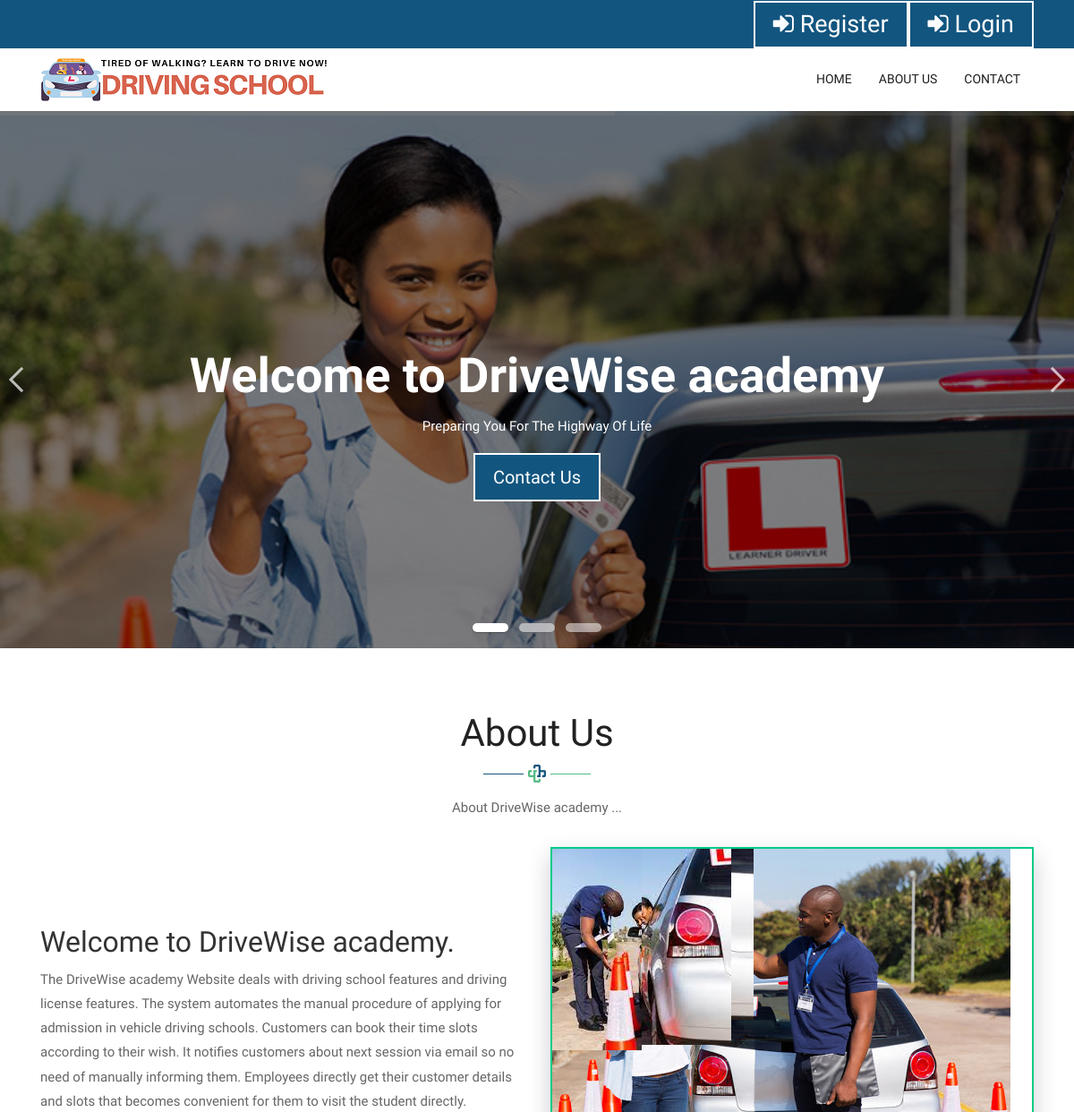
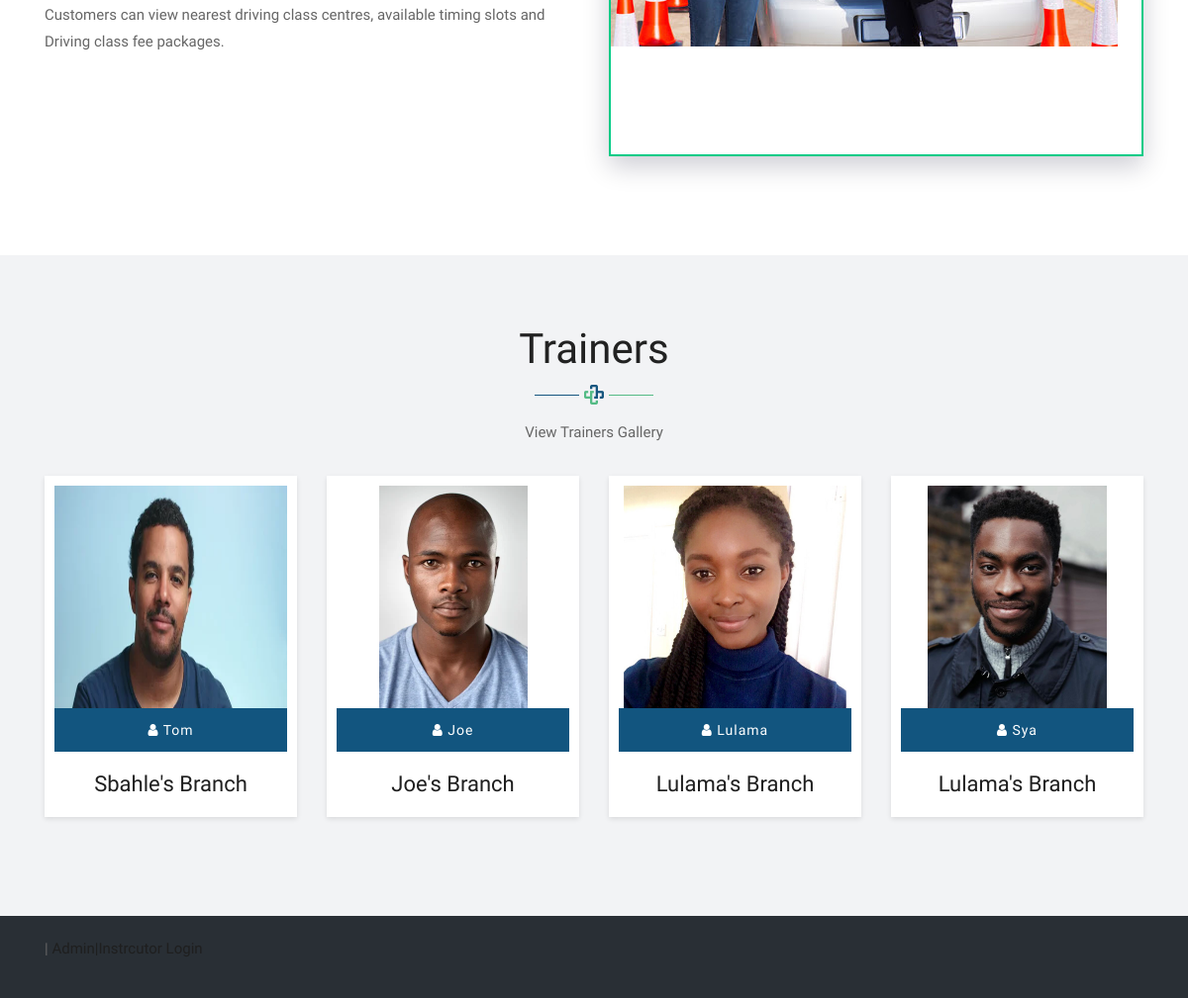
Page /about.php on the committed database (2 pictures, top to bottom).
### tables this page shows
CREATE TABLE `employee` (
  `employee_id` int(10) NOT NULL,
  `branch_id` int(10) NOT NULL,
  `employee_name` varchar(25) NOT NULL,
  `employee_type` varchar(25) NOT NULL,
  `gender` varchar(10) NOT NULL,
  `login_id` varchar(25) NOT NULL,
  `password` varchar(25) NOT NULL,
  `email_id` varchar(50) NOT NULL,
  `profile` text NOT NULL,
  `address` text NOT NULL,
  `contact_no` varchar(15) NOT NULL,
  `certificate` varchar(100) NOT NULL,
  `profile_img` varchar(100) NOT NULL,
  `status` varchar(10) NOT NULL
);

CREATE TABLE `branch` (
  `branch_id` int(10) NOT NULL,
  `branch_name` varchar(30) NOT NULL,
  `branch_address` text NOT NULL,
  `contact_no` varchar(15) NOT NULL,
  `status` varchar(10) NOT NULL
);

### about.php (the view, shortened to what this page needs)
<?php
include("header.php");
?>
	<div class="ulockd-home-slider">
		<div class="container-fluid">
			<div class="row">
				<div class="pogoSlider" id="js-main-slider">
					<div class="pogoSlider-slide" data-transition="fade" data-duration="1500" style="background-image:url(images/slider11.jpg);">
						<div class="lbox-caption pogoSlider-slide-element">
							<div class="lbox-details">
								<h1>Welcome to DriveWise academy</h1>
							<p>Preparing You For The Highway Of Life </p>
								<a href="contact.php" class="btn">Contact Us</a>
							</div>
						</div>
					</div>
				</div>
			</div>
		</div>
	</div>
	<div id="about" class="about-box">
		<div class="about-a1">
			<div class="container">
				<div class="row">
					<div class="col-lg-12">
						<div class="title-box">
							<h2>About Us</h2>
							<p>About DriveWise academy ... </p>
						</div>
					</div>
				</div>
				<div class="row">
					<div class="col-lg-12 col-md-12 col-sm-12">
						<div class="row align-items-center about-main-info">
							<div class="col-lg-6 col-md-6 col-sm-12">
								<h2> Welcome to DriveWise academy.</h2>
								<p>The DriveWise academy Website deals with driving school features and driving license features. The system automates the manual procedure of applying for admission in vehicle driving schools. Customers can book their time slots according to their wish.  It notifies customers about next session via email so no need of manually informing them. Employees directly get their customer details and slots that becomes convenient for them to visit the student directly.<br>
								Customers can view nearest driving class centres, available timing slots and Driving class fee packages.<br>
								</p>
							</div>
							<div class="col-lg-6 col-md-6 col-sm-12">
								<div class="about-m">
									<ul id="banner">
										<li>
										</li>
										<li>
										</li>
									</ul>
								</div>
							</div>
						</div>
					</div>
				</div>
			</div>
		</div>
	</div>
	<div id="blog" class="blog-box">
		<div class="container">
			<div class="row">
				<div class="col-lg-12">
					<div class="title-box">
						<h2>Trainers</h2>
						<p>View Trainers Gallery</p>
					</div>
				</div>
			</div>
			<div class="row">
<?php
	$sql = "SELECT employee.*,branch.branch_name from employee LEFT JOIN branch ON employee.branch_id=branch.branch_id WHERE employee.employee_type='Employee' LIMIT 8";
	$qsql = mysqli_query($con,$sql);
	while($rsemployee = mysqli_fetch_array($qsql))
	{
		if(file_exists("imgemployee/".$rsemployee['profile_img']))
		{
			if($rsemployee['profile_img'] != "")
			{
?>
				<div class="col-lg-3 col-md-6 col-sm-12">
					<div class="blog-inner">
						<div class="blog-img">
							<img class="img-fluid" src="<?php echo "imgemployee/".$rsemployee['profile_img']; ?>" alt="" style="height: 225px;" />
						</div>
						<div class="item-meta">
							<a href="#"><i class="fa fa-user"></i> <?php echo $rsemployee['employee_name']; ?> </a>
						</div>
						<h2><?php echo $rsemployee['branch_name']; ?></h2>
					</div>
				</div>
<?php
			}
		}
	}
?>
			</div>
		</div>
	</div>
<?php
include("footer.php");
?>

### header.php (shortened to what this page needs)
<!DOCTYPE html>
<html lang="en">
<head>
    <link rel="stylesheet" href="css/bootstrap.min.css">
    <link rel="stylesheet" href="css/pogo-slider.min.css">
    <link rel="stylesheet" href="css/style.css">
    <link rel="stylesheet" href="css/responsive.css">
    <link rel="stylesheet" href="css/custom.css">
    <link rel="stylesheet" href="css/jquery.dataTables.min.css">
</head>
<body id="home" data-spy="scroll" data-target="#navbar-wd" data-offset="98">
	<div class="main-top">
		<div class="container">
			<div class="row">
				<div class="col-lg-12">
					<div class="right-top">
						<ul>
<?php
if(isset($_SESSION['customer_id']))
{
?>
<li><a href="customeraccount.php"><i class="fa fa-sign-in" aria-hidden="true"></i> Account</a></li>
<li><a href="logout.php"  ><i class="fa fa-id-card-o" aria-hidden="true"></i> Logout</a></li>
<?php
}
else
{
?>
<li><a href="customerregister.php"  ><i class="fa fa-sign-in" aria-hidden="true"></i> Register</a></li>
<li><a href="#"  data-toggle="modal" data-target="#CustomerLoginModal"><i class="fa fa-sign-in" aria-hidden="true"></i> Login</a></li>
<?php
}
?>
						</ul>
					</div>
				</div>
			</div>
		</div>
	</div>
	<header class="top-header">
		<nav class="navbar header-nav navbar-expand-lg">
            <div class="container">
				<a class="navbar-brand" href="index.php"><img src="images/drivinglogo.png" alt="image"
					></a>
                <div class="collapse navbar-collapse justify-content-end" id="navbar-wd">
	<ul class="navbar-nav">
<?php
if(isset($_SESSION['employee_id']))
{
?>
	<li class="nav-item dropdown">
		<a class="nav-link dropdown-toggle" href="#" id="navbarDropdown" role="button" data-toggle="dropdown" aria-haspopup="true" aria-expanded="false">
		 Learners Packages
		</a>
		<div class="dropdown-menu" aria-labelledby="navbarDropdown">
		  <a class="dropdown-item" href="learnerslicensepackage.php">Add Driving class Package</a>
		  <a class="dropdown-item" href="viewlearnerslicensepackage.php">View Driving class Package</a>
			<div class="dropdown-divider"></div>
			<a class="dropdown-item" href="trainingmaterial.php">Add Training Material</a>
		  <a class="dropdown-item" href="viewtrainingmaterial.php">View Training Material</a>
			<!-- <div class="dropdown-divider"></div>
			<a class="dropdown-item" href="questions.php">Add Test Question</a>
		  <a class="dropdown-item" href="viewquestions.php">View Test Questions</a>
		</div> -->
	</li>
		<li class="nav-item dropdown">
						<a class="nav-link dropdown-toggle" href="#" id="navbarDropdown" role="button" data-toggle="dropdown" aria-haspopup="true" aria-expanded="false">
						Driving Class
						</a>
						<div class="dropdown-menu" aria-labelledby="navbarDropdown">
						<!-- <a class="dropdown-item" href="drivingclass.php">Add Driving Class</a>
						<a class="dropdown-item" href="viewdrivingclass.php">View Driving Class</a> -->
						<div class="dropdown-divider"></div>
				<?php
				if($_SESSION['employee_type'] == "Admin")
				{
				?>
						<a class="dropdown-item" href="drivingclasspackage.php">Add Driving Class Package</a>
				<?php
				}
				?>
						<a class="dropdown-item" href="viewdrivingclasspackage.php">View Driving Class Package</a>
				<?php
				if(isset($_SESSION['employee_id']))
				{
				?>
						<!-- <div class="dropdown-divider"></div>
						<a class="dropdown-item" href="viewcustomerattendance.php">Customer Attendance</a>
				<?php
				}
				?>
				</div> -->
		</li>
	<li class="nav-item dropdown">
	<a class="nav-link dropdown-toggle" href="#" id="navbarDropdown" role="button" data-toggle="dropdown" aria-haspopup="true" aria-expanded="false">
	 Report
	</a>
	<div class="dropdown-menu" aria-labelledby="navbarDropdown">
	  <a class="dropdown-item" href="viewpayment.php">Payment Report</a>
	  <!-- <a class="dropdown-item" href="view_attendance_report.php">Attendance Report</a>
	  <a class="dropdown-item" href="testresult.php">Test Result</a> -->
	</div>
	</li>
	<li class="nav-item dropdown">
		<a class="nav-link dropdown-toggle" href="#" id="navbarDropdown" role="button" data-toggle="dropdown" aria-haspopup="true" aria-expanded="false">Staff Attendance</a>
		<div class="dropdown-menu" aria-labelledby="navbarDropdown">
<?php
	if($_SESSION['employee_type'] == "Admin")
	{
?>
		  <a class="dropdown-item" href="attendance_entry.php">Attendance Entry</a>
<?php
	}
?>
		</div>
	</li>
	<li class="nav-item dropdown">
		<a class="nav-link dropdown-toggle" href="#" id="navbarDropdown" role="button" data-toggle="dropdown" aria-haspopup="true" aria-expanded="false">
		 Users
		</a>
		<div class="dropdown-menu" aria-labelledby="navbarDropdown">
<?php
	if($_SESSION['employee_type'] == "Admin")
	{
?>
		  <a class="dropdown-item" href="employee.php">Add Instructor</a>
		  <a class="dropdown-item" href="viewemployee.php">View Instructor</a>
		  <div class="dropdown-divider"></div>
<?php
	}
?>
		  <a class="dropdown-item" href="customer.php">Add Learner</a>
		  <a class="dropdown-item" href="viewcustomer.php">View Learners</a>
		</div>
	</li>
	<li class="nav-item dropdown">
		<a class="nav-link dropdown-toggle" href="#" id="navbarDropdown" role="button" data-toggle="dropdown" aria-haspopup="true" aria-expanded="false">
		 SETTING
		</a>
		<div class="dropdown-menu" aria-labelledby="navbarDropdown">
<?php
	if($_SESSION['employee_type'] == "Admin")
	{
?>
		  <a class="dropdown-item" href="branch.php">Add Branch</a>
		  <a class="dropdown-item" href="viewbranch.php">View Branch</a>
		  <div class="dropdown-divider"></div>
		  <a class="dropdown-item" href="vehicle.php">Add Vehicle</a>
		  <a class="dropdown-item" href="viewvehicle.php">View Vehicle</a>
		  <div class="dropdown-divider"></div>
<?php
	}
?>
		  <a class="dropdown-item" href="timeslot.php">Add User Time slot</a>
		  <a class="dropdown-item" href="viewtimeslot.php">View User Time slot</a>
		  <div class="dropdown-divider"></div>
		</div>
	</li>
<?php
}
else
{
?>
	<li><a class="nav-link" href="index.php">Home</a></li>
	<li><a class="nav-link" href="about.php">About Us</a></li>
	<li><a class="nav-link" href="contact.php">Contact</a></li>
<?php
}
?>
	</ul>
                </div>
            </div>
        </nav>
	</header>

### footer.php (shortened to what this page needs)
	<footer class="footer-box">
		<div class="container">
			<div class="row">
				<div class="col-lg-12">
<?php
if(!isset($_SESSION['customer_id']))
{
	if(!isset($_SESSION['employee_id']))
	{
	?>
	 | <a href="#"  data-toggle="modal" data-target="#EmployeeLoginModal">Admin|Instrcutor Login</a></p>
	<?php
	}
}
?>
				</div>
			</div>
		</div>
	</footer>
</body>
</html>

### css/style.css (style rules this page uses)
body { color: #666666; font-size: 15px; font-family: 'Catamaran', sans-serif; line-height: 1.80857; }
a { color: #1f1f1f; text-decoration: none !important; outline: none !important; -webkit-transition: all .3s ease-in-out; -moz-transition: all .3s ease-in-out; -ms-transition: all .3s ease-in-out; -o-transition: all .3s ease-in-out; transition: all .3s ease-in-out; }
h1, h2, h3, h4, h5, h6 { letter-spacing: 0; font-weight: normal; position: relative; padding: 0 0 10px 0; font-weight: normal; line-height: 120% !important; color: #1f1f1f; margin: 0 }
h1 { font-size: 24px }
h2 { font-size: 22px }
a { color: #1f1f1f; text-decoration: none; outline: none; }
a, .btn { text-decoration: none !important; outline: none !important; -webkit-transition: all 0.5s ease-in-out 0s; -moz-transition: all 0.5s ease-in-out 0s; -ms-transition: all 0.5s ease-in-out 0s; -o-transition: all 0.5s ease-in-out 0s; transition: all 0.5s ease-in-out 0s; }
ul, li, ol { list-style: none; margin: 0px; padding: 0px; }
.main-top { background: #12557f; }
.right-top { float: right; }
.right-top ul li { float: left; }
.right-top ul li a { font-size: 27px; display: inline-block; color: #ffffff; padding: 0px 20px; border: 2px solid #ffffff; }
.top-header .navbar { padding: 5px 0px; }
.top-header { background: #ffffff; position: relative; top: 0px; left: 0px; width: 100%; margin: 0 auto; z-index: 20; }
.top-header .navbar .navbar-collapse ul li a { text-transform: uppercase; font-size: 14px; padding: 10px 15px; position: relative; font-weight: 500; }
.lbox-caption { display: table; height: 100% !important; width: 100% !important; left: 0 !important; }
.lbox-caption { position: absolute; margin: 0 auto; left: 0; right: 0; z-index: 10; }
.lbox-details { display: table-cell; text-align: center; vertical-align: middle; position: absolute; top: 0px; left: 0; right: 0; height: 100%; padding: 22% 0%; }
.lbox-details::before { content: ""; background: rgba(0,0,0,0.5); position: absolute; top: 0px; left: 0px; width: 100%; height: 100%; z-index: 2; }
.lbox-details h1 { font-size: 54px; font-family: 'Catamaran', sans-serif; color: #ffffff; font-weight: 600; position: relative; z-index: 3; }
.lbox-details p { color: #ffffff; position: relative; z-index: 3; }
.lbox-details a.btn { background: #12557f; padding: 10px 20px; font-size: 20px; text-transform: capitalize; color: #ffffff; border-radius: 0px; border: 2px solid #ffffff; position: relative; display: inline-block; z-index: 3; }
.about-box { padding: 70px 0px; }
.title-box { text-align: center; margin-bottom: 30px; }
.title-box h2 { font-size: 42px; font-family: 'Catamaran', sans-serif; color: #222222; font-weight: 500; position: relative; padding-bottom: 30px; margin-bottom: 15px; }
.title-box h2::after { content: ""; position: absolute; background: url(../images/tag-line.png)no-repeat center; width: 120px; height: 20px; bottom: 0; left: 0; right: 0; margin: 0 auto; }
.about-main-info h2 { font-size: 40px; font-family: 'Catamaran', sans-serif; }
.about-main-info { margin-bottom: 30px; }
.about-m { border: 2px solid #00cb86; box-shadow: 0 10px 25px 0 rgba(0,0,40,.2); }
.about-m ul#banner { position: relative; width: 100%; height: 450px; overflow: hidden; margin: 0 auto; }
.about-m ul#banner li { position: absolute; top: 0; left: 0; display: none; }
.about-m ul { display: block; text-align: center; padding-bottom: 30px; }
.about-m ul li { display: inline-block; text-align: center; }
.about-main-info h2 { font-size: 32px; color: #333333; font-weight: 500; }
.blog-box { padding: 70px 0px; background-color: #f2f3f5; }
.blog-inner { background: #ffffff; text-align: center; margin-bottom: 30px; border: 10px solid #fff; box-shadow: 0 2px 5px rgba(0,0,0,.1); }
.blog-img { overflow: hidden; }
.blog-img img { transition: all 0.9s ease 0s; }
.blog-inner a { border-radius: 2px; transition: .2s; letter-spacing: 1px; padding: 10px 18px; background: #ffffff; color: #12557f; font-size: 14px; display: inline-block; line-height: 24px; }
.blog-inner .item-meta { background: #12557f; }
.blog-inner .item-meta a { background: #12557f; color: #ffffff; display: inline-block; border: none; }
.blog-inner h2 { margin-top: 20px; }
.footer-box { background: #292f35; padding: 20px 0; }

### rows in the picture
employee: profile_img (picture), employee_name "Tom", branch.branch_name "Sbahle's Branch"
employee: profile_img (picture), employee_name "Joe", branch.branch_name "Joe's Branch"
employee: profile_img (picture), employee_name "Lulama", branch.branch_name "Lulama's Branch"
employee: profile_img (picture), employee_name "Sya", branch.branch_name "Lulama's Branch"
